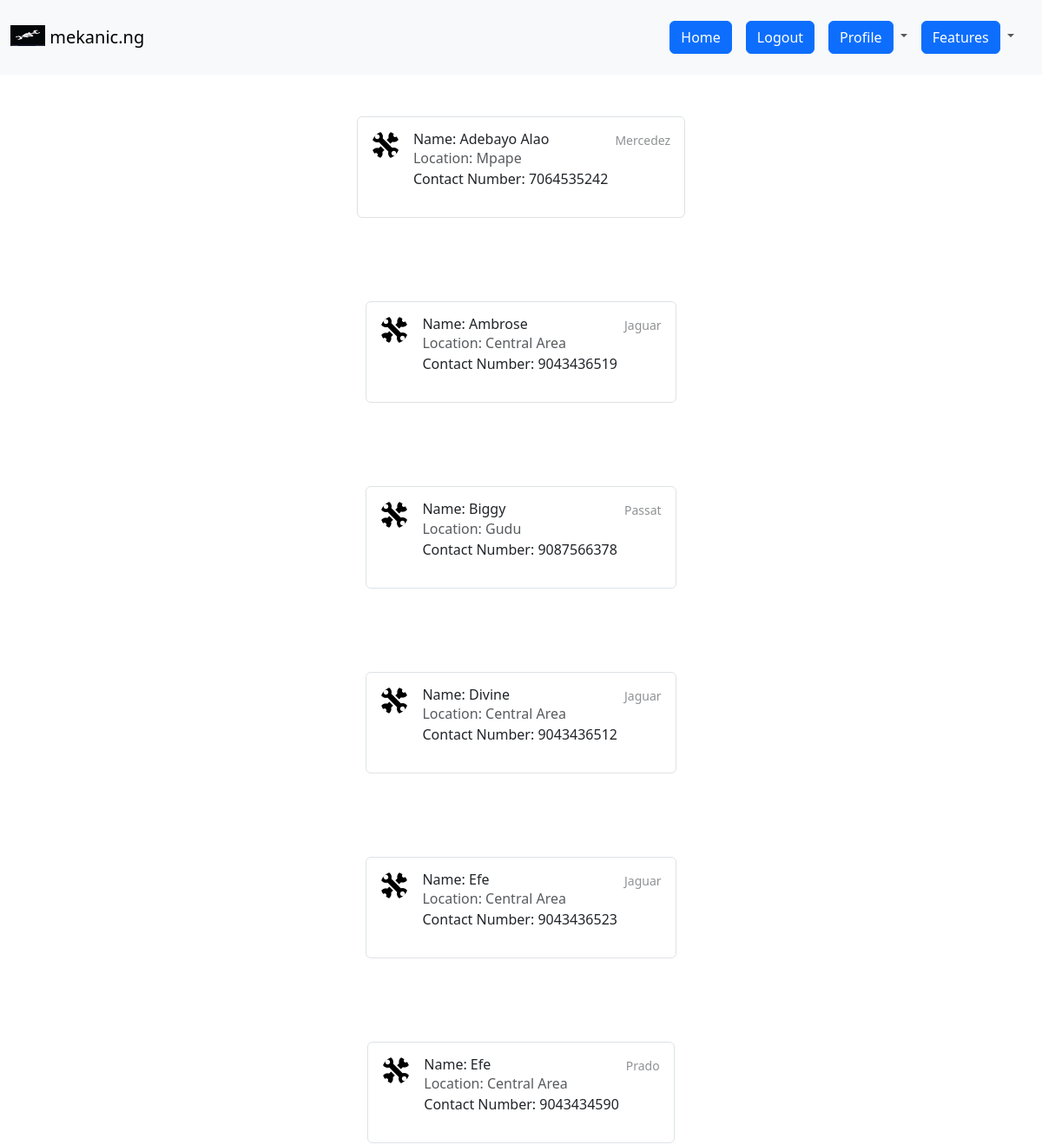
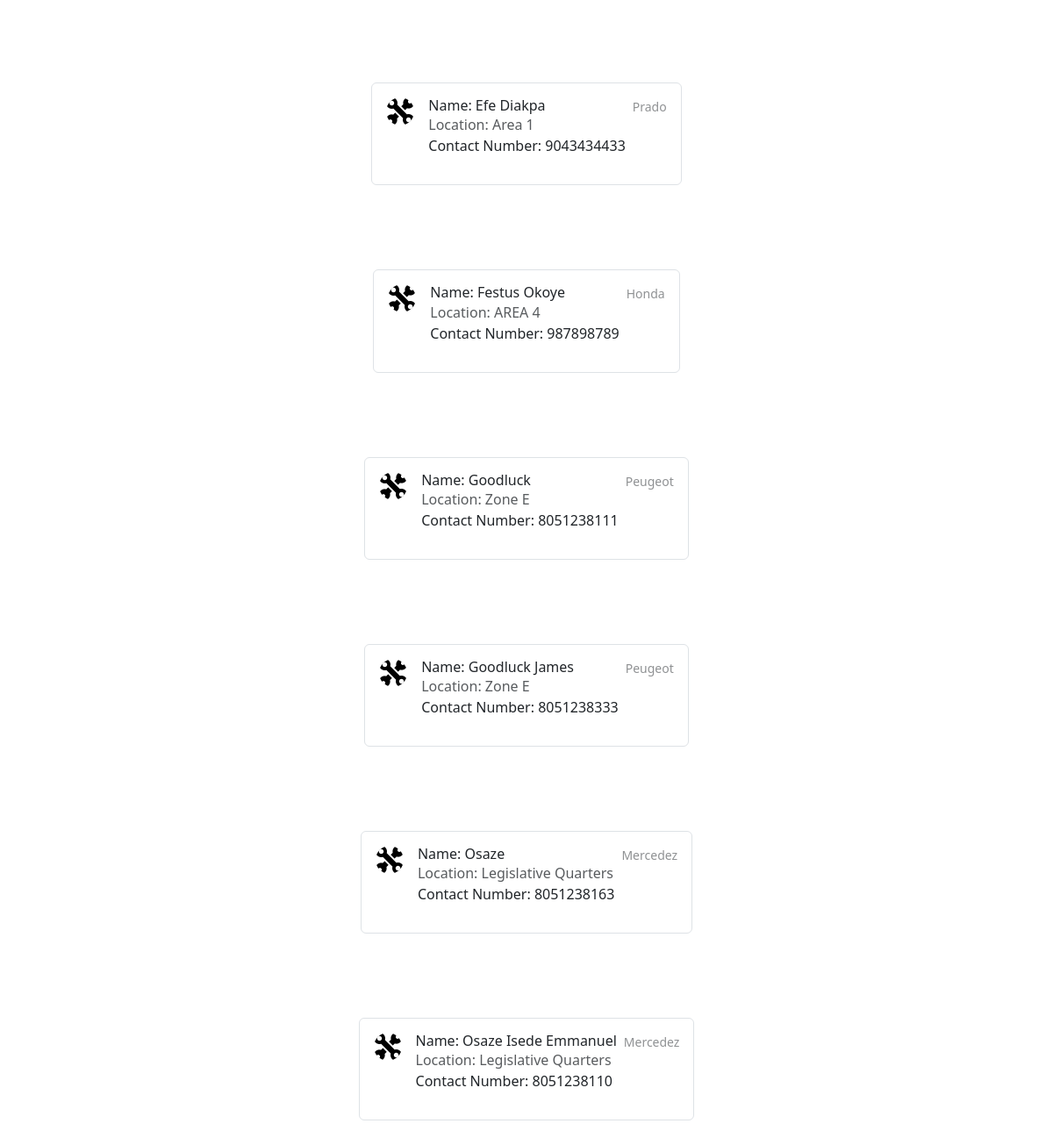
Page /full-list (signed in) on the committed database (2 pictures, top to bottom).
### main.py (models this page shows)
class MechanicList(db.Model):
    id = db.Column(db.Integer, primary_key=True)
    name = db.Column(db.String(100), nullable=False)
    location = db.Column(db.String(100), nullable=False)
    phone = db.Column(db.Integer, nullable=False, unique=True)
    specialty = db.Column(db.String(30), nullable=False)

### main.py (the view)
@app.route("/full-list", methods=["POST", "GET"])
@login_required
def full_list():
    mekanic_list = db.session.execute(db.select(MechanicList).order_by(MechanicList.name)).scalars()
    return render_template("full_list.html", name=current_user.name, content=mekanic_list, current_user=current_user)

### main.py (called while the page is built)
@login_manager.user_loader
def load_user(user_id):
    return db.get_or_404(User, user_id)

### templates/full_list.html (shortened to what this page needs)
{% extends "base.html" %}
{% block navbar %}
{% if current_user.is_authenticated %}
<li class="nav-item">
    <a class="nav-link" href="{{url_for('logout')}}"><button class="btn btn-primary">Logout</button></a>
</li>
<li class="nav-item dropdown">
          <a class="nav-link dropdown-toggle" href="#" role="button" data-bs-toggle="dropdown" aria-expanded="false">
              <button class="btn btn-primary">
                  Profile</button>
          </a>
        </li>
{% endif %}
{% endblock %}
{% block content %}
{% for mechanic in content %}
<div class="d-flex flex-column flex-md-row p-4 gap-4 py-md-5 align-items-center justify-content-center">
  <div class="list-group">
    <a href="{{url_for('mechanic_item', id_=mechanic.id)}}" class="list-group-item list-group-item-action d-flex gap-3 py-3" aria-current="true">
      <img src="../static/wrench.png" alt="twbs" width="32" height="32" class="rounded-circle flex-shrink-0">
      <div class="d-flex gap-2 w-100 justify-content-between">
        <div>
          <h6 class="mb-0">Name: {{mechanic.name}}</h6>
          <p class="mb-0 opacity-75">Location: {{mechanic.location}}</p>
         <p> Contact Number: {{mechanic.phone}}</p>
        </div>
        <small class="opacity-50 text-nowrap">{{mechanic.specialty}}</small>
      </div>
    </a>
  </div>
</div>
{% endfor %}
{% endblock %}

### templates/base.html (shortened to what this page needs)
<!DOCTYPE html>
<html lang="en">
<head>
    <link href="https://cdn.jsdelivr.net/npm/bootstrap@5.3.2/dist/css/bootstrap.min.css"
          rel="stylesheet"
>
    <link rel="stylesheet" href="../static/styles.css">
</head>
<body>
<nav class="navbar bg-body-tertiary">
  <div class="container-fluid">
      <a class="navbar-brand" href="{{url_for('home')}}">
        <img src="../static/mechaniclogo.png" alt="mechanic" width="40" height="24" class="d-inline-block align-text-top">
        mekanic.ng
      </a>
      <nav class="navbar navbar-expand-lg bg-body-tertiary">
    <div class="container" id="navbarNavDropdown">
      <ul class="navbar-nav">
        <li class="nav-item">
            <a class="nav-link active" aria-current="page" href="{{url_for('home')}}"><button class="btn btn-primary">Home</button></a>
        </li>
          {% block navbar %}{% endblock %}
        <li class="nav-item dropdown">
          <a class="nav-link dropdown-toggle" href="#" role="button" data-bs-toggle="dropdown" aria-expanded="false">
              <button class="btn btn-primary">
                  Features</button>
          </a>
        </li>
      </ul>
    </div>
      </nav>
  </div>
</nav>
{% block content %}{% endblock %}
</body>
</html>

### static/styles.css (style rules this page uses)
html { color: purple }

### rows in the picture
MechanicList: name "Adebayo Alao", location "Mpape", phone "7064535242", specialty "Mercedez"
MechanicList: name "Ambrose", location "Central Area", phone "9043436519", specialty "Jaguar"
MechanicList: name "Biggy", location "Gudu", phone "9087566378", specialty "Passat"
MechanicList: name "Divine", location "Central Area", phone "9043436512", specialty "Jaguar"
MechanicList: name "Efe", location "Central Area", phone "9043436523", specialty "Jaguar"
MechanicList: name "Efe", location "Central Area", phone "9043434590", specialty "Prado"
MechanicList: name "Efe Diakpa", location "Area 1", phone "9043434433", specialty "Prado"
MechanicList: name "Festus Okoye", location "AREA 4", phone "987898789", specialty "Honda"
MechanicList: name "Goodluck", location "Zone E", phone "8051238111", specialty "Peugeot"
MechanicList: name "Goodluck James", location "Zone E", phone "8051238333", specialty "Peugeot"
MechanicList: name "Osaze", location "Legislative Quarters", phone "8051238163", specialty "Mercedez"
MechanicList: name "Osaze Isede Emmanuel", location "Legislative Quarters", phone "8051238110", specialty "Mercedez"
